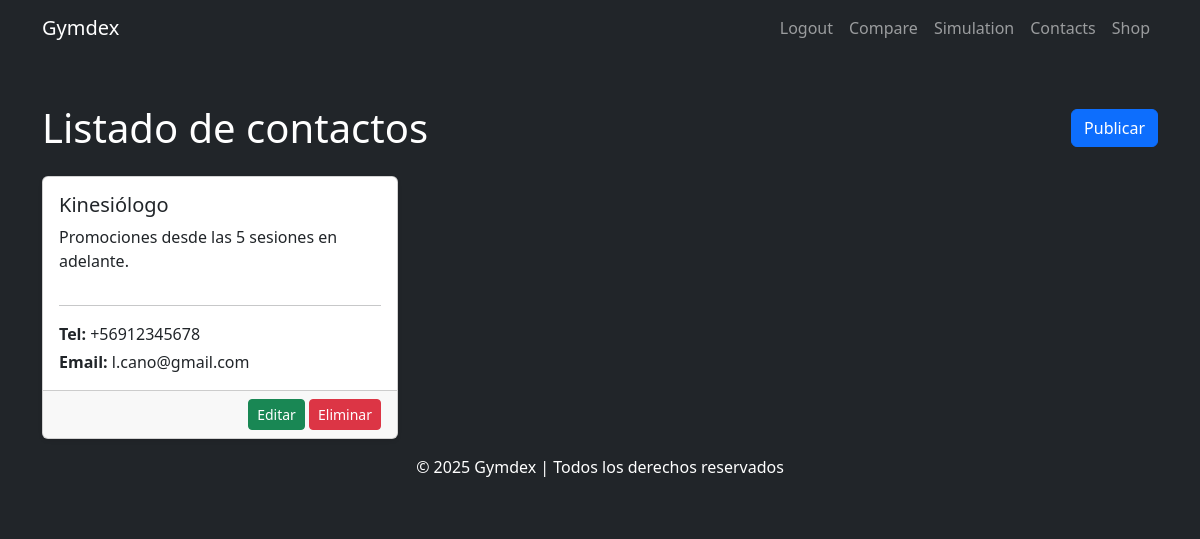
Before: /contacts (signed in) with the older database file.
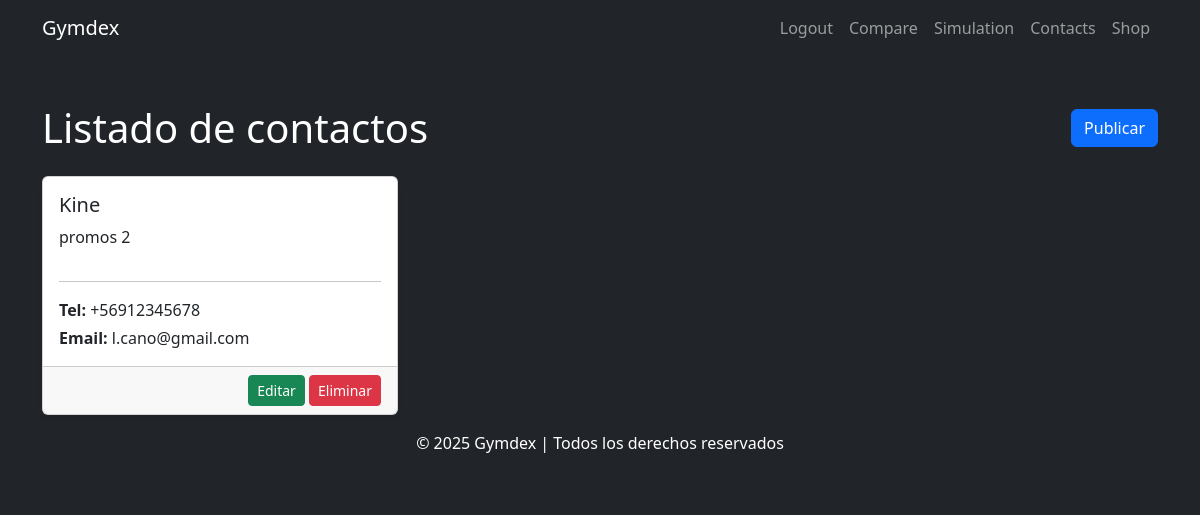
After: the same page with the newer database file.
### app/models.py (models this page shows)
class Publicacion(db.Model):
    __tablename__ = "publicaciones"
    id = db.Column(db.Integer, primary_key=True)
    profesion = db.Column(db.String(100), nullable=False)
    contenido = db.Column(db.String(300), nullable=False)
    telefono = db.Column(db.String(20), nullable=False)
    email_contacto = db.Column(db.String(150), nullable=False)
    fecha_publicacion = db.Column(db.DateTime, default=datetime.utcnow)
    autor_id = db.Column(db.Integer, db.ForeignKey('users.id'), nullable=False)
    autor = db.relationship('User', backref=db.backref('publicaciones', lazy=True))

### app/routes.py (the view, shortened to what this page needs)
@bp.route("/contacts", methods=["GET", "POST"])
@login_required
def contacts():
    user = current_user
    form = PublicacionForm()
    publicaciones = Publicacion.query.order_by(Publicacion.fecha_publicacion.desc()).all()
    return render_template("contacts.html", form=form, publicaciones=publicaciones, user=user)

### app/__init__.py (called while the page is built)
def create_app():
    app = Flask(__name__, static_folder='static', template_folder='templates')
    app.config.from_object(Config)
    db.init_app(app)
    migrate.init_app(app, db)
    login_manager.init_app(app)
    login_manager.login_view = 'login'
    with app.app_context():
        from . import models
        @login_manager.user_loader
        def load_user(user_id):
            from .models import User
            return User.query.get(int(user_id))
    from .routes import bp
    app.register_blueprint(bp)
    return app

### app/templates/contacts.html (shortened to what this page needs)
{% extends 'base.html' %}
{% set show_header=true %}
{% set show_footer=true %}
{% block content %}
<div class="container py-5 vh-100">
  <div class="d-flex justify-content-between align-items-center mb-4">
    <h1 class="mb-0">Listado de contactos</h1>
    <button class="btn btn-primary" data-bs-toggle="modal" data-bs-target="#modalPublicacion">
      Publicar
    </button>
  </div>
  <div class="row row-cols-1 row-cols-md-3 g-4">
    {% for publicacion in publicaciones %}
    <div class="col">
      <div class="card h-100 shadow-sm">
        <div class="card-body d-flex flex-column">
          <h5 class="card-title">{{ publicacion.profesion }}</h5>
          <p class="card-text">{{ publicacion.contenido }}</p>
          <div class="mt-auto">
            <hr>
            <p class="mb-1"><strong>Tel:</strong> {{ publicacion.telefono }}</p>
            <p class="mb-0"><strong>Email:</strong> {{ publicacion.email_contacto }}</p>
          </div>
        </div>
        {% if user.id == publicacion.autor_id %}
        <div class="card-footer text-end">
          <button type="button" class="btn btn-success btn-sm" data-bs-toggle="modal" data-bs-target="#modalPublicacion"
            data-id="{{ publicacion.id }}" data-profesion="{{ publicacion.profesion }}"
            data-contenido="{{ publicacion.contenido }}" data-telefono="{{ publicacion.telefono }}"
            data-email="{{ publicacion.email_contacto }}" onclick="editarPublicacion(this)">
            Editar
          </button>
          <form action="{{ url_for('routes.eliminar_publicacion', id=publicacion.id) }}" method="POST"
            style="display:inline;">
            <button type="submit" class="btn btn-danger btn-sm">Eliminar</button>
          </form>
        </div>
        {% endif %}
      </div>
      {% endfor %}
    </div>
  </div>
{% endblock content %}

### app/templates/base.html (shortened to what this page needs)
<!DOCTYPE html>
<html lang="en">
<head>
    <link href="https://cdn.jsdelivr.net/npm/bootstrap@5.3.3/dist/css/bootstrap.min.css" rel="stylesheet">
    <link rel="stylesheet" href="{{ url_for('static', filename='style.css') }}?v=3">
</head>
<body class="bg-dark text-white vh-100">
    {% if show_header %}
    <nav class="navbar navbar-expand-lg navbar-dark bg-dark">
        <div class="container">
            <a class="navbar-brand" href="/">Gymdex</a>
            <div class="collapse navbar-collapse" id="navbarNav">
                <ul class="navbar-nav ms-auto">
                    {% if current_user.is_authenticated %}
                    <li class="nav-item"><a class="nav-link" href="{{ url_for('routes.logout') }}">Logout</a></li>
                    {% else %}
                    <li class="nav-item"><a class="nav-link" href="{{ url_for('routes.login') }}">Login</a></li>
                    <li class="nav-item"><a class="nav-link" href="{{ url_for('routes.register') }}">Register</a></li>
                    {% endif %}
                    <li class="nav-item"><a class="nav-link" href="{{ url_for('routes.compare') }}">Compare</a></li>
                    <li class="nav-item"><a class="nav-link" href="{{ url_for('routes.simulation') }}">Simulation</a></li>
                    <li class="nav-item"><a class="nav-link" href="{{ url_for('routes.contacts') }}">Contacts</a></li>
                    <li class="nav-item"><a class="nav-link" href="{{ url_for('routes.shop') }}">Shop</a></li>
                </ul>
            </div>
        </div>
    </nav>
    {% endif %}
    {% block content %}
    {% endblock %}
    {% if show_footer %}
    <footer class="bg-dark text-white text-center py-3">
        <p>&copy; 2025 Gymdex | Todos los derechos reservados</p>
    </footer>
    {% endif %}
</body>
</html>

### app/static/style.css (style rules this page uses)
body { background-color: #000; color: #fff; }

Changed rows visible on the page:
changed Publicacion "l.cano@gmail.com": profesion "Kinesiólogo" → "Kine"; contenido "Promociones desde las 5 sesiones en adelante." → "promos 2"
